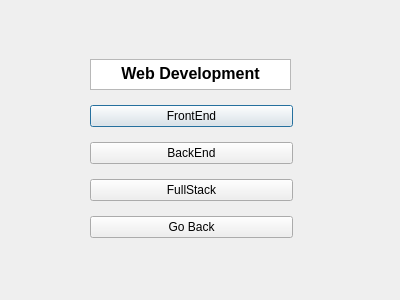
<?xml version="1.0" encoding="UTF-8"?>
<ui version="4.0">
 <class>WebDev</class>
 <widget class="QDialog" name="WebDev">
  <property name="windowModality">
   <enum>Qt::WindowModal</enum>
  </property>
  <property name="enabled">
   <bool>true</bool>
  </property>
  <property name="geometry">
   <rect>
    <x>0</x>
    <y>0</y>
    <width>400</width>
    <height>300</height>
   </rect>
  </property>
  <property name="windowTitle">
   <string>Dialog</string>
  </property>
  <widget class="QWidget" name="verticalLayoutWidget">
   <property name="geometry">
    <rect>
     <x>90</x>
     <y>50</y>
     <width>203</width>
     <height>201</height>
    </rect>
   </property>
   <layout class="QVBoxLayout" name="verticalLayout">
    <item>
     <widget class="QTextBrowser" name="textBrowser">
      <property name="minimumSize">
       <size>
        <width>201</width>
        <height>31</height>
       </size>
      </property>
      <property name="maximumSize">
       <size>
        <width>201</width>
        <height>31</height>
       </size>
      </property>
      <property name="html">
       <string>&lt;!DOCTYPE HTML PUBLIC &quot;-//W3C//DTD HTML 4.0//EN&quot; &quot;http://www.w3.org/TR/REC-html40/strict.dtd&quot;&gt;
&lt;html&gt;&lt;head&gt;&lt;meta name=&quot;qrichtext&quot; content=&quot;1&quot; /&gt;&lt;meta charset=&quot;utf-8&quot; /&gt;&lt;style type=&quot;text/css&quot;&gt;
p, li { white-space: pre-wrap; }
&lt;/style&gt;&lt;/head&gt;&lt;body style=&quot; font-family:'Segoe UI'; font-size:9pt; font-weight:400; font-style:normal;&quot;&gt;
&lt;p align=&quot;center&quot; style=&quot; margin-top:0px; margin-bottom:0px; margin-left:0px; margin-right:0px; -qt-block-indent:0; text-indent:0px;&quot;&gt;&lt;span style=&quot; font-family:'MS Shell Dlg 2'; font-size:12pt; font-weight:700;&quot;&gt;Web Development&lt;/span&gt;&lt;/p&gt;&lt;/body&gt;&lt;/html&gt;</string>
      </property>
     </widget>
    </item>
    <item>
     <widget class="QPushButton" name="pushButton">
      <property name="text">
       <string>FrontEnd</string>
      </property>
     </widget>
    </item>
    <item>
     <widget class="QPushButton" name="pushButton_2">
      <property name="text">
       <string>BackEnd</string>
      </property>
     </widget>
    </item>
    <item>
     <widget class="QPushButton" name="pushButton_3">
      <property name="text">
       <string>FullStack</string>
      </property>
     </widget>
    </item>
    <item>
     <widget class="QPushButton" name="pushButton_4">
      <property name="text">
       <string>Go Back</string>
      </property>
     </widget>
    </item>
   </layout>
  </widget>
 </widget>
 <resources/>
 <connections/>
</ui>
